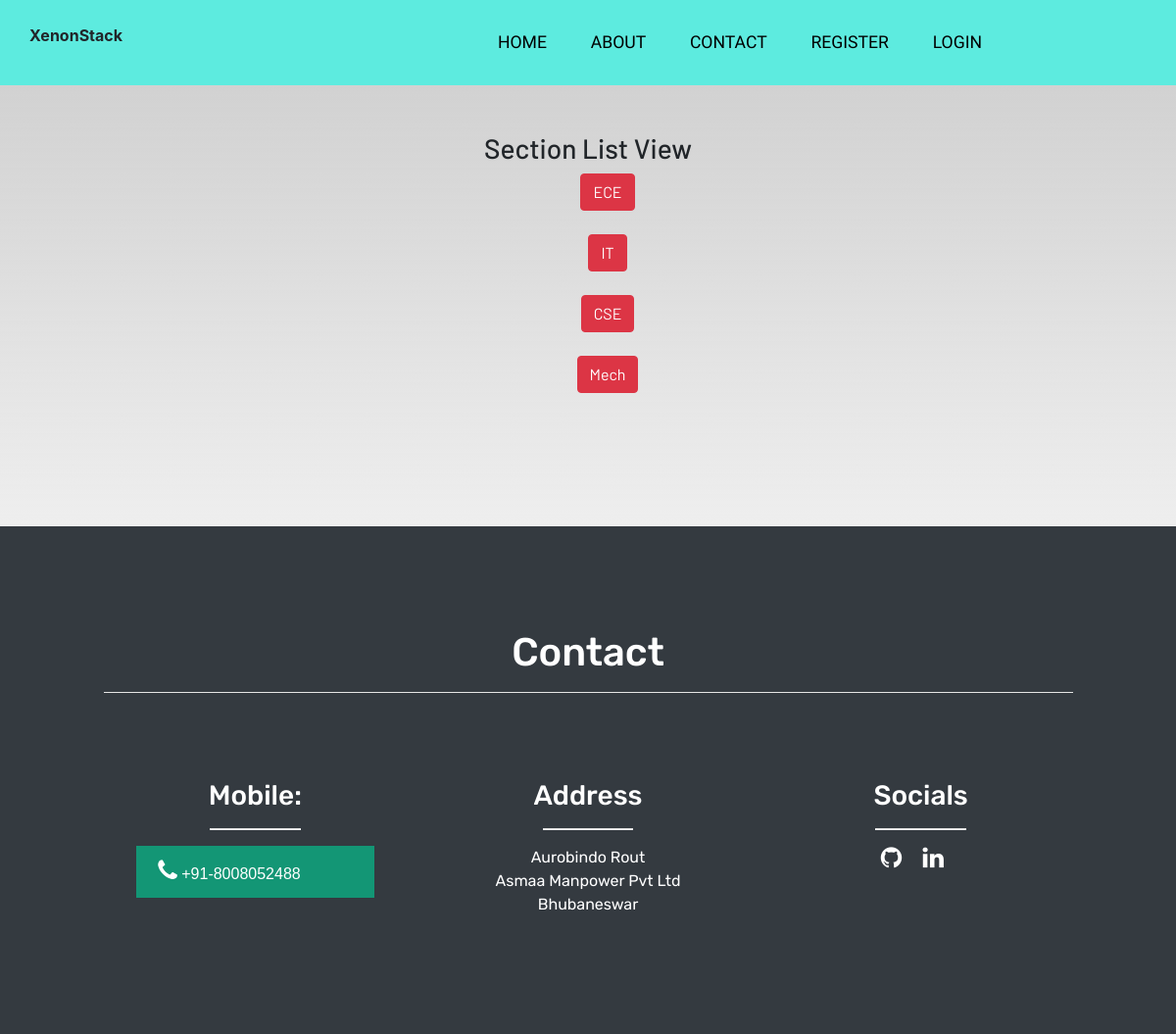
The app's page /users/section_list/ with its own data.
### users/models.py (models this page shows)
class Section(models.Model):
    section = models.CharField(max_length=200, blank=True)
    def __str__(self):
        return self.section

### users/views.py (the view)
# urls.py: path('section_list/', views.SectionListView.as_view(), name='section_list'),
class SectionListView(generic.ListView):
    model = Section

### users/templates/users/section_list.html
{% extends 'users/base.html' %} {% load static %} {% block content %}
<div class="container text-center">
  <h3>Section List View</h3>
  <ul style="list-style-type: none">
    {% for section in section_list %}
    <li>
      <a class="btn btn-danger" href="{% url 'section_detail' section.id%}"
        >{{section}}</a
      >
    </li>
    <br />
    {%endfor%}
  </ul>
</div>
{% endblock content %}

### static/css/main.css (style rules this page uses)
html { scroll-behavior: smooth; }
html, body { max-width: 100%; overflow-x: hidden; }
body { background: linear-gradient(rgba(0, 0, 0, 0.2), rgba(255, 255, 255, 0.5)); overflow-x: hidden; }

### records on screen
Section: section "ECE"
Section: section "IT"
Section: section "CSE"
Section: section "Mech"
